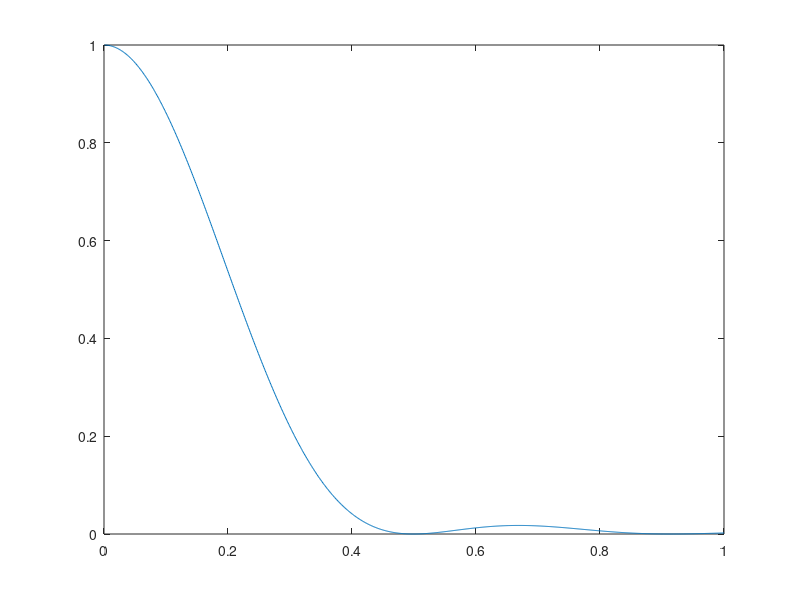

Recreate this plot in MATLAB.
clear all
%%
NA=0.45;

f_Number=1/(2*NA);

Lambda=0.55;    %micron

Rayleigh_Resolution=0.61*Lambda/NA;

r=0:0.001:1;
Airy_Profile=real(2*besselj(1,2*pi*r*Lambda/NA)./ (2*pi*r*Lambda/NA)).^2;

plot(r,Airy_Profile);